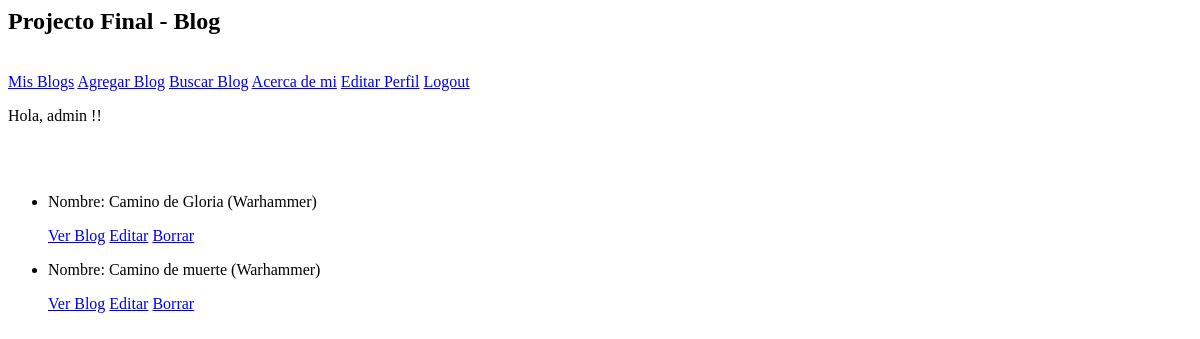
Page /Blog/blogs-list/ (signed in) on the earlier database version.
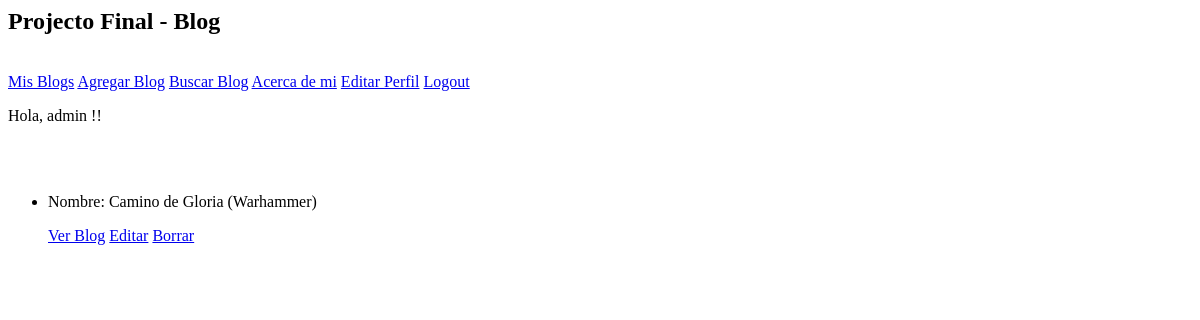
Same page on the later database version.
### Blog/models.py (models this page shows, shortened)
class Blog(models.Model):
    nombre = models.CharField(max_length=50)
    tema = models.CharField(max_length=50)
    fecha = models.DateField(null=True)

### Blog/views.py (the view)
# urls.py: path("blogs-list/", BlogsList.as_view(), name="BlogList"),
class BlogsList(LoginRequiredMixin, ListView):
    model = Blog
    template_name = "Blog/blogs-list.html"

### Blog/templates/Blog/blogs-list.html
{% extends "Blog/madre.html" %}
{% load static %}
{% block inserte_aqui_su_contenido %}
<ul>
    {% for Blog in object_list %}
    <li>
        <p>Nombre: {{ Blog.nombre }} ({{ Blog.tema }})</p>
        <p>
            <a href="{% url 'BlogDetail' Blog.id %}">Ver Blog</a>
            <a href="{% url 'BlogUpdate' Blog.id %}">Editar</a>
            <a href="{% url 'BlogDelete' Blog.id %}">Borrar</a>
        </p>
    </li>
    {% endfor %}
</ul>
{% endblock %}

Differences in the rows shown:
removed Blog: nombre "Camino de muerte", tema "Warhammer"
